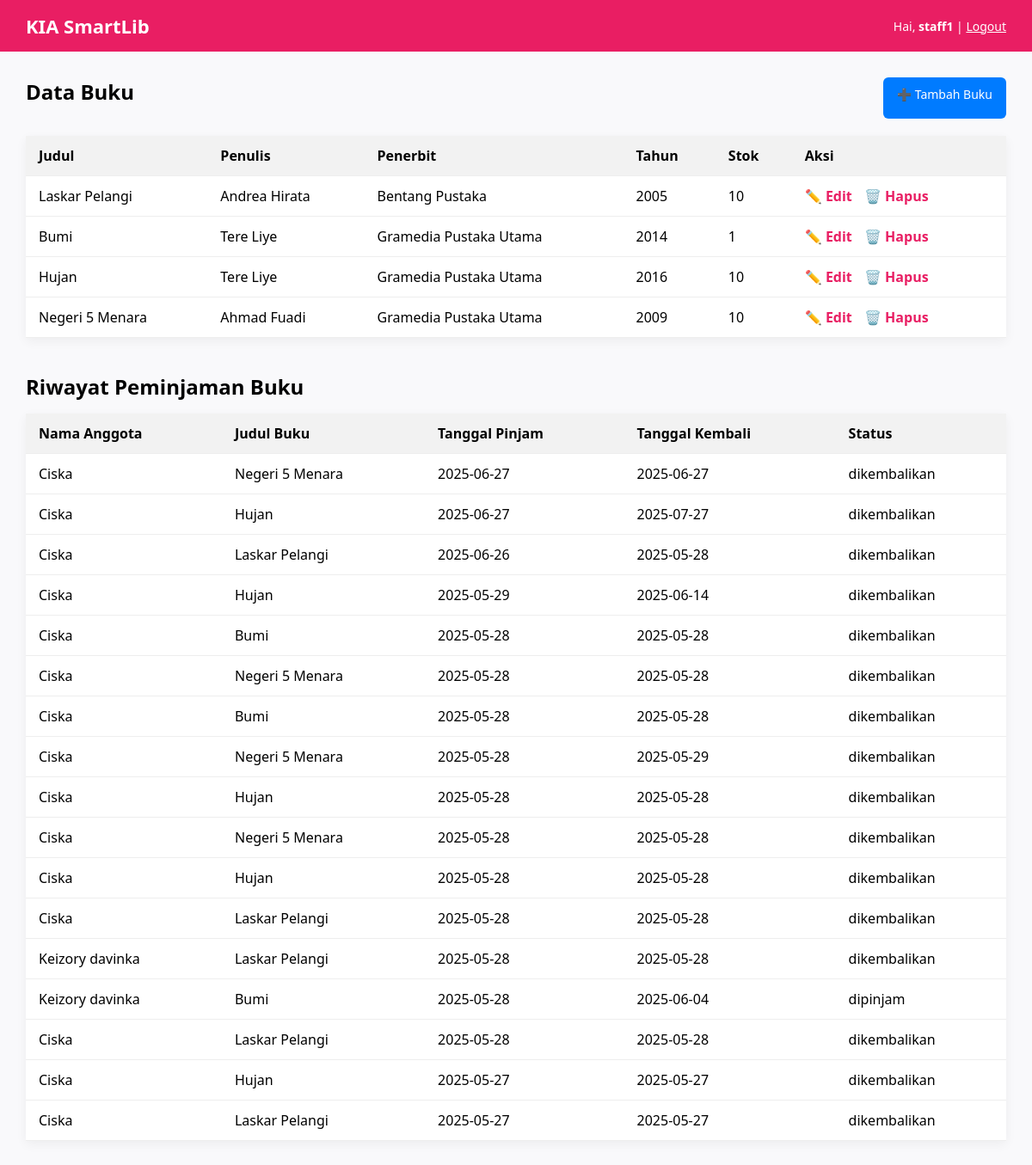
The page /dashboard_staff.php (signed in) on the database its author committed.
### tables this page shows
CREATE TABLE `t_buku` (
  `id_buku` int(11) NOT NULL,
  `judul` varchar(255) DEFAULT NULL,
  `penulis` varchar(100) DEFAULT NULL,
  `penerbit` varchar(100) DEFAULT NULL,
  `tahun_terbit` year(4) DEFAULT NULL,
  `stok` int(11) DEFAULT NULL,
  `create_by` int(11) DEFAULT NULL,
  `create_date` datetime DEFAULT current_timestamp(),
  `update_by` int(11) DEFAULT NULL,
  `update_date` datetime DEFAULT NULL ON UPDATE current_timestamp(),
  `gambar` varchar(255) DEFAULT NULL
);

CREATE TABLE `t_peminjaman` (
  `id_pinjam` int(11) NOT NULL,
  `id_buku` int(11) DEFAULT NULL,
  `id_anggota` int(11) DEFAULT NULL,
  `tanggal_pinjam` date DEFAULT NULL,
  `tanggal_batas` date DEFAULT NULL,
  `tanggal_kembali` date DEFAULT NULL,
  `status` enum('pinjam','kembali') DEFAULT 'pinjam',
  `create_by` int(11) DEFAULT NULL,
  `create_date` datetime DEFAULT current_timestamp(),
  `status_peminjaman` varchar(50) NOT NULL DEFAULT 'meminjam',
  `denda` int(11) DEFAULT 0
);

CREATE TABLE `t_anggota` (
  `id_anggota` int(11) NOT NULL,
  `nama` varchar(100) DEFAULT NULL,
  `alamat` text DEFAULT NULL,
  `telepon` varchar(15) DEFAULT NULL,
  `id_account` int(11) DEFAULT NULL,
  `email` varchar(100) DEFAULT NULL
);

### dashboard_staff.php (the view, shortened to what this page needs)
<?php
include "koneksi.php";
$resultBuku = mysqli_query($conn, "SELECT * FROM t_buku");
$resultPeminjaman = mysqli_query($conn, "
    SELECT p.*, a.nama, b.judul
    FROM t_peminjaman p
    JOIN t_anggota a ON p.id_anggota = a.id_anggota
    JOIN t_buku b ON p.id_buku = b.id_buku
    ORDER BY p.tanggal_pinjam DESC
");
?>
<!DOCTYPE html>
<html lang="id">
<head>
</head>
<body>
<div class="navbar">
    <h1>KIA SmartLib</h1>
    <div class="user-info">
        Hai, <strong><?= $_SESSION['username'] ?></strong> |
        <a href="logout.php" style="color: white; text-decoration: underline;">Logout</a>
    </div>
</div>
<div class="container">
    <div class="top-action">
        <h2>Data Buku</h2>
        <a class="btn" href="tambah_buku.php">➕ Tambah Buku</a>
    </div>
    <table>
        <thead>
            <tr>
                <th>Judul</th>
                <th>Penulis</th>
                <th>Penerbit</th>
                <th>Tahun</th>
                <th>Stok</th>
                <th>Aksi</th>
            </tr>
        </thead>
        <tbody>
        <?php while ($row = mysqli_fetch_assoc($resultBuku)): ?>
            <tr>
                <td><?= htmlspecialchars($row['judul']) ?></td>
                <td><?= htmlspecialchars($row['penulis']) ?></td>
                <td><?= htmlspecialchars($row['penerbit']) ?></td>
                <td><?= htmlspecialchars($row['tahun_terbit']) ?></td>
                <td><?= htmlspecialchars($row['stok']) ?></td>
                <td>
                    <a class="action-link" href="edit_buku.php?id=<?= $row['id_buku'] ?>">✏️ Edit</a>
                    <a class="action-link" href="hapus_buku.php?id=<?= $row['id_buku'] ?>" onclick="return confirm('Yakin ingin menghapus buku ini?')">🗑️ Hapus</a>
                </td>
            </tr>
        <?php endwhile; ?>
        </tbody>
    </table>
    <h2>Riwayat Peminjaman Buku</h2>
    <table>
        <thead>
            <tr>
                <th>Nama Anggota</th>
                <th>Judul Buku</th>
                <th>Tanggal Pinjam</th>
                <th>Tanggal Kembali</th>
                <th>Status</th>
            </tr>
        </thead>
        <tbody>
        <?php while ($row = mysqli_fetch_assoc($resultPeminjaman)): ?>
            <tr>
                <td><?= htmlspecialchars($row['nama']) ?></td>
                <td><?= htmlspecialchars($row['judul']) ?></td>
                <td><?= htmlspecialchars($row['tanggal_pinjam']) ?></td>
                <td><?= htmlspecialchars($row['tanggal_kembali']) ?></td>
                <td><?= htmlspecialchars($row['status_peminjaman']) ?></td>
            </tr>
        <?php endwhile; ?>
        </tbody>
    </table>
</div>
</body>
</html>

### dashboard_staff.php (style rules this page uses)
* { font-family: 'Segoe UI', sans-serif; box-sizing: border-box; margin: 0; padding: 0; }
body { background-color: #f9f9fb; }
.navbar { background-color: #e91e63; color: white; padding: 15px 30px; display: flex; justify-content: space-between; align-items: center; }
.navbar h1 { font-size: 22px; }
.navbar .user-info { font-size: 14px; }
.container { padding: 30px; }
.top-action { margin-bottom: 20px; display: flex; justify-content: space-between; }
.btn { background-color: #007bff; color: white; padding: 10px 16px; text-decoration: none; border-radius: 6px; font-size: 14px; }
table { width: 100%; border-collapse: collapse; background-color: white; box-shadow: 0 4px 12px rgba(0,0,0,0.05); margin-bottom: 40px; }
th, td { padding: 12px 15px; border-bottom: 1px solid #eee; text-align: left; }
th { background-color: #f2f2f2; }
a.action-link { margin-right: 10px; color: #e91e63; text-decoration: none; font-weight: bold; }
h2 { margin-bottom: 15px; }

### rows shown on the page
t_buku: judul "Laskar Pelangi", penulis "Andrea Hirata", penerbit "Bentang Pustaka", tahun_terbit "2005", stok "10"
t_buku: judul "Bumi", penulis "Tere Liye", penerbit "Gramedia Pustaka Utama", tahun_terbit "2014", stok "1"
t_buku: judul "Hujan", penulis "Tere Liye", penerbit "Gramedia Pustaka Utama", tahun_terbit "2016", stok "10"
t_buku: judul "Negeri 5 Menara", penulis "Ahmad Fuadi", penerbit "Gramedia Pustaka Utama", tahun_terbit "2009", stok "10"
t_peminjaman: id_anggota.nama "Ciska", id_buku.judul "Negeri 5 Menara", tanggal_pinjam "2025-06-27", tanggal_kembali "2025-06-27", status_peminjaman "dikembalikan"
t_peminjaman: id_anggota.nama "Ciska", id_buku.judul "Hujan", tanggal_pinjam "2025-06-27", tanggal_kembali "2025-07-27", status_peminjaman "dikembalikan"
t_peminjaman: id_anggota.nama "Ciska", id_buku.judul "Laskar Pelangi", tanggal_pinjam "2025-06-26", tanggal_kembali "2025-05-28", status_peminjaman "dikembalikan"
t_peminjaman: id_anggota.nama "Ciska", id_buku.judul "Hujan", tanggal_pinjam "2025-05-29", tanggal_kembali "2025-06-14", status_peminjaman "dikembalikan"
t_peminjaman: id_anggota.nama "Ciska", id_buku.judul "Bumi", tanggal_pinjam "2025-05-28", tanggal_kembali "2025-05-28", status_peminjaman "dikembalikan"
t_peminjaman: id_anggota.nama "Ciska", id_buku.judul "Negeri 5 Menara", tanggal_pinjam "2025-05-28", tanggal_kembali "2025-05-28", status_peminjaman "dikembalikan"
t_peminjaman: id_anggota.nama "Ciska", id_buku.judul "Bumi", tanggal_pinjam "2025-05-28", tanggal_kembali "2025-05-28", status_peminjaman "dikembalikan"
t_peminjaman: id_anggota.nama "Ciska", id_buku.judul "Negeri 5 Menara", tanggal_pinjam "2025-05-28", tanggal_kembali "2025-05-29", status_peminjaman "dikembalikan"
t_peminjaman: id_anggota.nama "Ciska", id_buku.judul "Hujan", tanggal_pinjam "2025-05-28", tanggal_kembali "2025-05-28", status_peminjaman "dikembalikan"
t_peminjaman: id_anggota.nama "Ciska", id_buku.judul "Negeri 5 Menara", tanggal_pinjam "2025-05-28", tanggal_kembali "2025-05-28", status_peminjaman "dikembalikan"
t_peminjaman: id_anggota.nama "Ciska", id_buku.judul "Hujan", tanggal_pinjam "2025-05-28", tanggal_kembali "2025-05-28", status_peminjaman "dikembalikan"
t_peminjaman: id_anggota.nama "Ciska", id_buku.judul "Laskar Pelangi", tanggal_pinjam "2025-05-28", tanggal_kembali "2025-05-28", status_peminjaman "dikembalikan"
t_peminjaman: id_anggota.nama "Keizory davinka", id_buku.judul "Laskar Pelangi", tanggal_pinjam "2025-05-28", tanggal_kembali "2025-05-28", status_peminjaman "dikembalikan"
t_peminjaman: id_anggota.nama "Keizory davinka", id_buku.judul "Bumi", tanggal_pinjam "2025-05-28", tanggal_kembali "2025-06-04", status_peminjaman "dipinjam"
t_peminjaman: id_anggota.nama "Ciska", id_buku.judul "Laskar Pelangi", tanggal_pinjam "2025-05-28", tanggal_kembali "2025-05-28", status_peminjaman "dikembalikan"
t_peminjaman: id_anggota.nama "Ciska", id_buku.judul "Hujan", tanggal_pinjam "2025-05-27", tanggal_kembali "2025-05-27", status_peminjaman "dikembalikan"
t_peminjaman: id_anggota.nama "Ciska", id_buku.judul "Laskar Pelangi", tanggal_pinjam "2025-05-27", tanggal_kembali "2025-05-27", status_peminjaman "dikembalikan"

### other values the page prints
$_SESSION['username'] "staff1"
